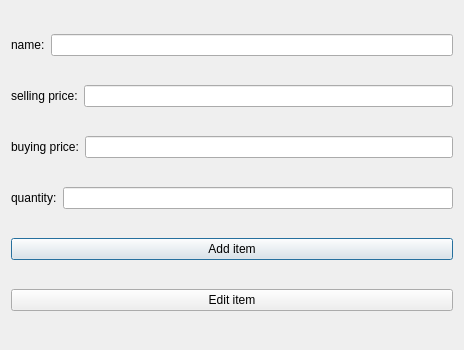
<?xml version="1.0" encoding="UTF-8"?>
<ui version="4.0">
 <class>AddModItem</class>
 <widget class="QDialog" name="AddModItem">
  <property name="geometry">
   <rect>
    <x>0</x>
    <y>0</y>
    <width>464</width>
    <height>350</height>
   </rect>
  </property>
  <property name="windowTitle">
   <string>Dialog</string>
  </property>
  <layout class="QVBoxLayout" name="verticalLayout">
   <item>
    <layout class="QHBoxLayout" name="horizontalLayout">
     <item>
      <widget class="QLabel" name="label">
       <property name="text">
        <string>name:</string>
       </property>
      </widget>
     </item>
     <item>
      <widget class="QLineEdit" name="lineEdit"/>
     </item>
    </layout>
   </item>
   <item>
    <layout class="QHBoxLayout" name="horizontalLayout_2">
     <item>
      <widget class="QLabel" name="label_2">
       <property name="text">
        <string>selling price:</string>
       </property>
      </widget>
     </item>
     <item>
      <widget class="QLineEdit" name="lineEdit_2"/>
     </item>
    </layout>
   </item>
   <item>
    <layout class="QHBoxLayout" name="horizontalLayout_3">
     <item>
      <widget class="QLabel" name="label_3">
       <property name="text">
        <string>buying price:</string>
       </property>
      </widget>
     </item>
     <item>
      <widget class="QLineEdit" name="lineEdit_3"/>
     </item>
    </layout>
   </item>
   <item>
    <layout class="QHBoxLayout" name="horizontalLayout_4">
     <item>
      <widget class="QLabel" name="label_4">
       <property name="text">
        <string>quantity:</string>
       </property>
      </widget>
     </item>
     <item>
      <widget class="QLineEdit" name="lineEdit_4"/>
     </item>
    </layout>
   </item>
   <item>
    <widget class="QPushButton" name="pushButton">
     <property name="text">
      <string>Add item</string>
     </property>
    </widget>
   </item>
   <item>
    <widget class="QPushButton" name="pushButton_2">
     <property name="text">
      <string>Edit item</string>
     </property>
    </widget>
   </item>
  </layout>
  <zorder>lineEdit</zorder>
  <zorder>pushButton</zorder>
  <zorder>pushButton_2</zorder>
  <zorder>lineEdit_2</zorder>
  <zorder>lineEdit_3</zorder>
  <zorder>lineEdit_4</zorder>
  <zorder>label</zorder>
  <zorder>label_2</zorder>
  <zorder>label_3</zorder>
  <zorder>label_4</zorder>
 </widget>
 <tabstops>
  <tabstop>lineEdit</tabstop>
  <tabstop>lineEdit_2</tabstop>
  <tabstop>lineEdit_3</tabstop>
  <tabstop>lineEdit_4</tabstop>
  <tabstop>pushButton_2</tabstop>
  <tabstop>pushButton</tabstop>
 </tabstops>
 <resources/>
 <connections/>
</ui>
